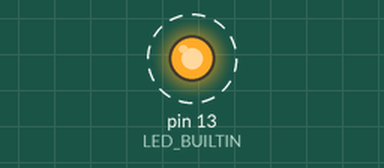
Bench run of a sketch on a simulated Arduino Uno, built with avr-gcc and run on an emulated ATmega328P. On the bench: output pins drawn as LEDs (lit = HIGH). Dashed ring = blinking. What the sketch prints to the serial monitor is not drawn.

Above: at 0.5 s.
Timing chart, 0 to 4.6 s (numbered marks = the images above):
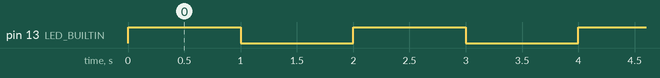

Measured:
- by itself, pin 13 (LED_BUILTIN): alternates HIGH for 1.0 s and LOW for 1.0 s

The sketch:

blink.ino
```cpp
/*
 * blink.ino — Test sketch for Arduino Auto-Deploy System
 *
 * LED blinks on built-in LED.
 * ESP32: GPIO 2, Arduino Uno: pin 13
 */

#ifndef LED_BUILTIN
#define LED_BUILTIN 2
#endif

void setup() {
  pinMode(LED_BUILTIN, OUTPUT);
  Serial.begin(9600);
  Serial.println("Auto-Deploy OK — Blink running!");
}

void loop() {
  digitalWrite(LED_BUILTIN, HIGH);
  delay(1000);
  digitalWrite(LED_BUILTIN, LOW);
  delay(1000);
}
```
